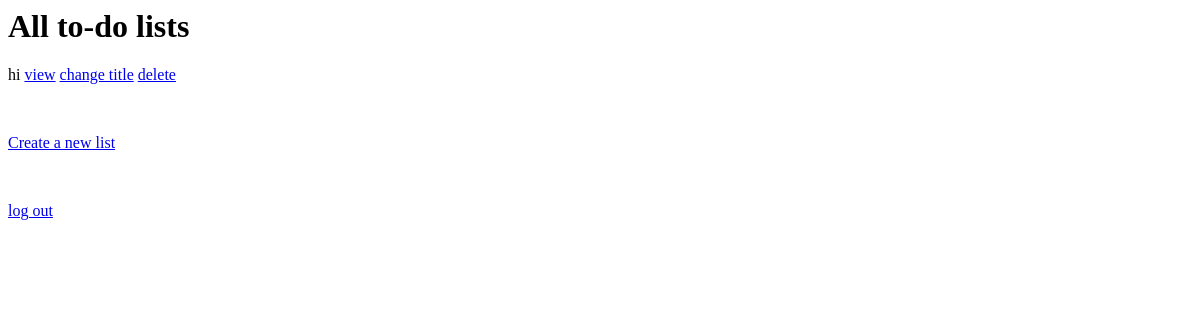
Page /v2/to-do-list/showall/s/ on the earlier database version.
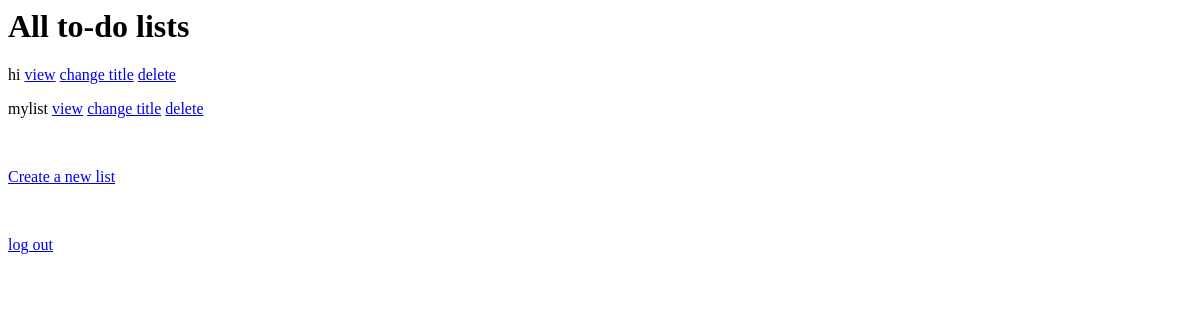
Same page on the later database version.
### my_app/models/to_do_list.py (models this page shows)
class ToDoList(models.Model):
    list_id = models.AutoField(primary_key=True)
    title = models.CharField(max_length=100)
    owner = models.ForeignKey(MyUser, on_delete=models.CASCADE, related_name="to_do_lists", default=None)

### my_app/version2/views/show_lists_view2.py (the view)
# urls.py: path("to-do-list/showall/<str:username>/", ShowLists.as_view()),
class ShowLists(View):
    def get(self, request, username):
        user = MyUser.objects.get(username=username)
        to_do_lists = user.to_do_lists.all()
        return render(request, "v2_show_all_lists_template.html",
                      {"to_do_lists": to_do_lists, "username": username})

### my_app/templates/v2_show_all_lists_template.html (shortened to what this page needs)
{% load static %}
{% block content %}
    <h1>All to-do lists</h1>
    <form method="post">
        {% for to_do_list in to_do_lists %}
            <p>{{ to_do_list.title }}
                <a href="http://localhost:8000/v2/to-do-list/get/{{ to_do_list.list_id }}/">view</a>
                <a href="http://localhost:8000/v2/to-do-list/edit/{{ to_do_list.list_id }}/{{ username }}/">change
                    title</a>
                <a href="http://localhost:8000/v2/to-do-list/delete/{{ to_do_list.list_id }}/{{ username }}/">delete</a>
            </p>
        {% endfor %}
        <br>
        <p>
            <a href="http://localhost:8000/v2/to-do-list/create/{{ username }}/">Create a new list</a>
        </p>
        <br>
        <p>
            <a href="http://localhost:8000/v2/to-do-list/app/opening/">log out</a>
        </p>
    </form>
{% endblock %}

Differences in the rows shown:
added ToDoList: title "mylist"
